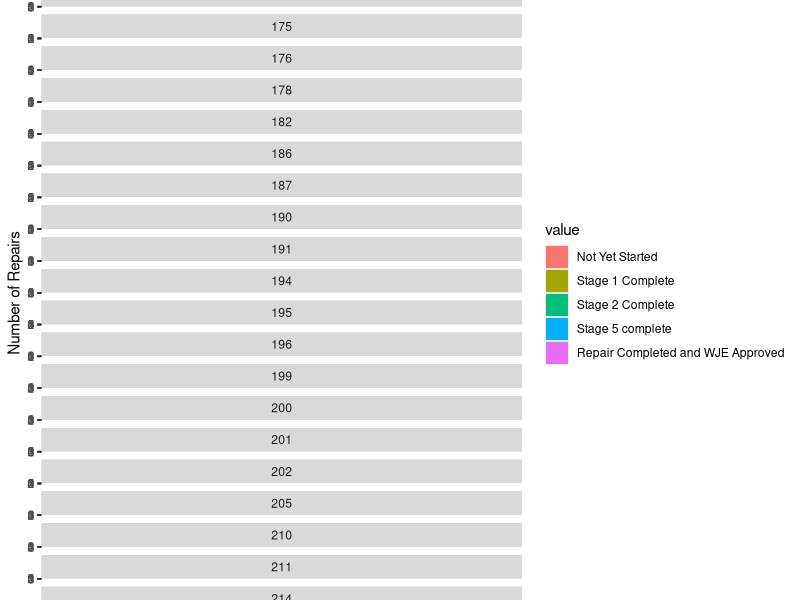

The R source for this figure:
## ---- chunk 1
library(lattice)
library(ggplot2)
library(reshape2)
library(plyr)
haunches <- read.csv("Haunches.csv", header=FALSE)
names(haunches) <- c("bent", "currentRepair", "differentStates","haunch", "haunchid", "id", "inRepairSet", "inspected",  "itemsComplete", "span", "specifiedRepair", "Stage")

haunchesInRepairs <- haunches[haunches$inRepairSet == 1,]

## ---- chunk 2
repairStagesMelt <- melt(haunchesInRepairs[,c("bent", "Stage", "currentRepair")], id.vars=c("bent", "currentRepair"))
repairStagesMelt$value <- as.factor(repairStagesMelt$value)
repairStagesMelt$value <- revalue(repairStagesMelt$value, c("0"="Not Yet Started", "1"="Stage 1 Complete", "2" = "Stage 2 Complete", "3" = "Stage 3 Complete", "4" = "Stage 4 Complete", "5" = "Stage 5 complete", "6" = "Repair Completed and WJE Approved"))
## ---- chunk 3
ggplot(repairStagesMelt[repairStagesMelt$bent < 220,], aes(x=currentRepair, fill=value)) + geom_bar() + geom_text(aes(y=-0.5, label = currentRepair)) + facet_wrap(~bent, ncol = 1) + xlab("Repair Type") + ylab("Number of Repairs")
## ---- chunk 4
print("Wide Data Frame Example")
head(haunches)

print("Long Data Frame Example")
melt(head(haunches), id.vars="id")
## ---- chunk 5
#names(septaRepairs)
# histogram(~currentRepair|factor(bent), layout=c(2,52), data = haunches[with(haunches, order(-bent)),], labels=TRUE, type="count")

# ggplot(data=haunchesInRepairs, aes(x=currentRepair, fill=currentRepair)) + geom_histogram() + geom_text(aes(y=-0.5, label=currentRepair)) + stat_bin(binwidth=1, geom="text", aes(label=..count..), vjust=-0.5) + facet_wrap(~bent, ncol=2)

# library(scales)
# haunchesMelt <- melt(haunchesInRepairs[,c("bent", "Stage")], id.vars="bent")
# head(haunchesMelt,10)
# str(haunchesMelt)
# haunchesMelt$value <- as.factor(haunchesMelt$value)
# str(haunchesMelt)

